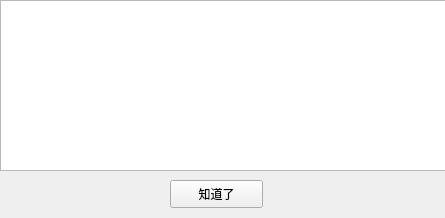
<?xml version="1.0" encoding="UTF-8"?>
<ui version="4.0">
 <class>fileinfo</class>
 <widget class="QMainWindow" name="fileinfo">
  <property name="geometry">
   <rect>
    <x>0</x>
    <y>0</y>
    <width>445</width>
    <height>218</height>
   </rect>
  </property>
  <property name="windowTitle">
   <string>MainWindow</string>
  </property>
  <widget class="QWidget" name="centralwidget">
   <widget class="QTextBrowser" name="textBrowser">
    <property name="geometry">
     <rect>
      <x>0</x>
      <y>0</y>
      <width>451</width>
      <height>171</height>
     </rect>
    </property>
   </widget>
   <widget class="QPushButton" name="pushButton">
    <property name="geometry">
     <rect>
      <x>170</x>
      <y>180</y>
      <width>93</width>
      <height>28</height>
     </rect>
    </property>
    <property name="text">
     <string>知道了</string>
    </property>
   </widget>
  </widget>
 </widget>
 <resources/>
 <connections/>
</ui>
